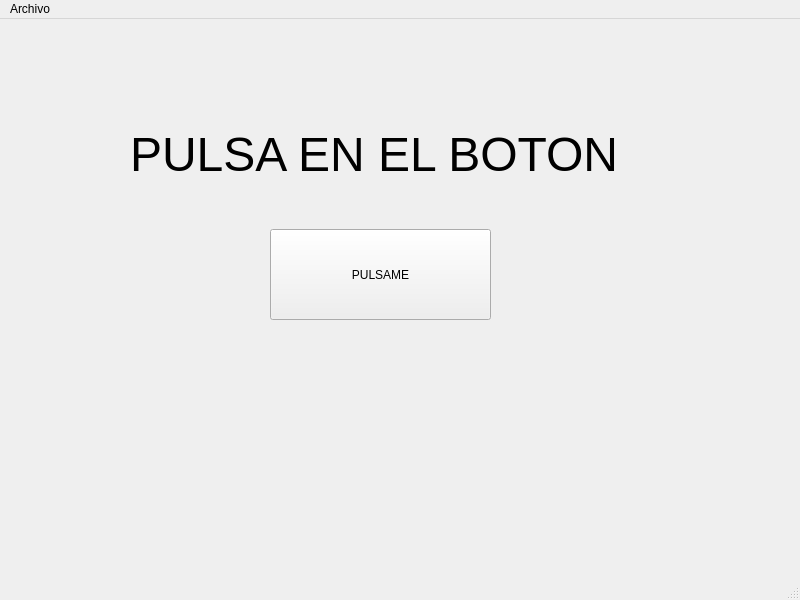
<?xml version="1.0" encoding="UTF-8"?>
<ui version="4.0">
 <class>MainWindow</class>
 <widget class="QMainWindow" name="MainWindow">
  <property name="windowModality">
   <enum>Qt::WindowModal</enum>
  </property>
  <property name="geometry">
   <rect>
    <x>0</x>
    <y>0</y>
    <width>800</width>
    <height>600</height>
   </rect>
  </property>
  <property name="windowTitle">
   <string>Venta de ejemplo</string>
  </property>
  <widget class="QWidget" name="centralwidget">
   <widget class="QPushButton" name="boton_pulsame">
    <property name="geometry">
     <rect>
      <x>270</x>
      <y>210</y>
      <width>221</width>
      <height>91</height>
     </rect>
    </property>
    <property name="text">
     <string>PULSAME</string>
    </property>
   </widget>
   <widget class="QLabel" name="etiqueta_ventana">
    <property name="geometry">
     <rect>
      <x>130</x>
      <y>110</y>
      <width>541</width>
      <height>51</height>
     </rect>
    </property>
    <property name="font">
     <font>
      <pointsize>36</pointsize>
     </font>
    </property>
    <property name="text">
     <string>PULSA EN EL BOTON</string>
    </property>
   </widget>
  </widget>
  <widget class="QMenuBar" name="menubar">
   <property name="geometry">
    <rect>
     <x>0</x>
     <y>0</y>
     <width>800</width>
     <height>21</height>
    </rect>
   </property>
   <widget class="QMenu" name="menuArchivo">
    <property name="title">
     <string>Archivo</string>
    </property>
    <widget class="QMenu" name="menuAbrir">
     <property name="title">
      <string>Abrir</string>
     </property>
     <addaction name="actionInforme"/>
     <addaction name="actionarchivo_de_texto"/>
    </widget>
    <addaction name="menuAbrir"/>
   </widget>
   <addaction name="menuArchivo"/>
  </widget>
  <widget class="QStatusBar" name="statusbar"/>
  <action name="actionInforme">
   <property name="text">
    <string>Informe</string>
   </property>
  </action>
  <action name="actionarchivo_de_texto">
   <property name="text">
    <string>archivo de texto</string>
   </property>
  </action>
 </widget>
 <resources/>
 <connections/>
</ui>
